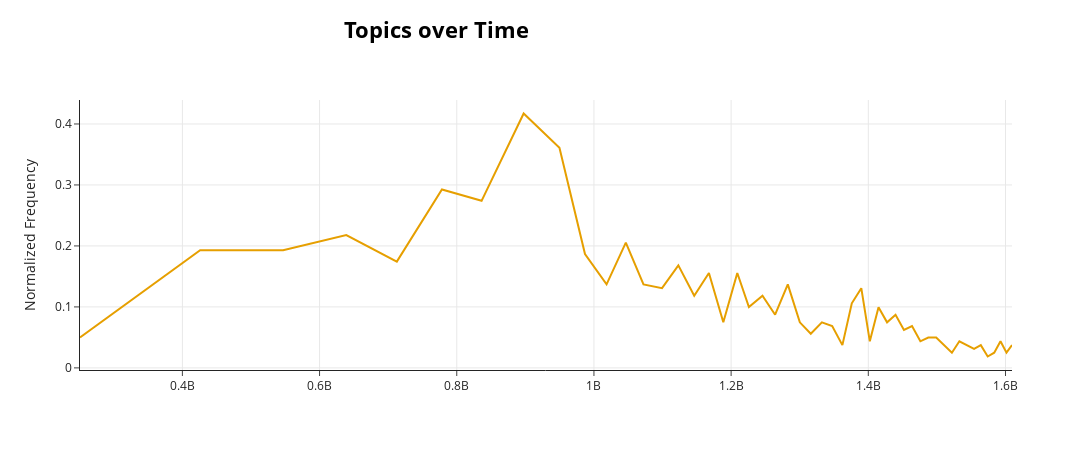

The cell this chart's notebook holds for it:
### Markdown cell above
### Default function

### Code cell
topic_model.visualize_topics_over_time(topics_over_time,
                                       topics=[0],
                                       normalize_frequency=True)

### Figure 1 — Plotly figure (JSON) as saved in the notebook; plotly's stock layout.template omitted (floating-point values rounded to 4 significant figures)
{"data": [{"hoverinfo": "text", "hovertext": ["<b>Topic 0</b><br>Words: allergen, timothy, pollen, timothy pollen, antigen", "<b>Topic 0</b><br>Words: pollen, allergen, allergens, ige, rast", "<b>Topic 0</b><br>Words: pollen, allergen, allergens, ige, patients", "<b>Topic 0</b><br>Words: pollen, allergens, allergen, ige, lol", "<b>Topic 0</b><br>Words: allergens, pollen, allergen, ige, rast", "<b>Topic 0</b><br>Words: allergen, pollen, allergens, ige, patients", "<b>Topic 0</b><br>Words: allergen, allergens, pollen, ige, patients", "<b>Topic 0</b><br>Words: allergen, pollen, allergens, ige, patients", "<b>Topic 0</b><br>Words: allergen, pollen, ige, allergens, bet", "<b>Topic 0</b><br>Words: allergens, allergen, pollen, ige, patients", "<b>Topic 0</b><br>Words: allergens, allergen, pollen, ige, patients", "<b>Topic 0</b><br>Words: allergens, pollen, patients, allergen, ige", "<b>Topic 0</b><br>Words: allergen, ige, pollen, allergens, patients", "<b>Topic 0</b><br>Words: ige, allergen, pollen, patients, allergens", "<b>Topic 0</b><br>Words: allergen, allergens, ige, pollen, patients", "<b>Topic 0</b><br>Words: allergen, ige, allergens, pollen, patients", "<b>Topic 0</b><br>Words: allergen, allergens, pollen, ige, patients", "<b>Topic 0</b><br>Words: allergens, allergen, ige, patients, pollen", "<b>Topic 0</b><br>Words: allergen, pollen, allergens, ige, bet", "<b>Topic 0</b><br>Words: allergens, pollen, allergen, ige, patients", "<b>Topic 0</b><br>Words: allergen, allergens, pollen, ige, patients", "<b>Topic 0</b><br>Words: allergens, pollen, allergen, ige, patients", "<b>Topic 0</b><br>Words: allergen, ige, pollen, allergens, patients", "<b>Topic 0</b><br>Words: allergen, ige, pollen, allergens, patients", "<b>Topic 0</b><br>Words: pollen, allergens, allergen, patients, ige", "<b>Topic 0</b><br>Words: ige, allergens, pollen, allergen, patients", "<b>Topic 0</b><br>Words: allergen, pollen, ige, allergens, patients", "<b>Topic 0</b><br>Words: allergen, allergens, allergy, pollen, pru", "<b>Topic 0</b><br>Words: allergens, allergen, pollen, ige, allergic", "<b>Topic 0</b><br>Words: allergens, pollen, allergen, ige, bet", "<b>Topic 0</b><br>Words: allergen, allergic, patients, allergens, pollen", "<b>Topic 0</b><br>Words: pollen, allergens, allergen, ige, patients", "<b>Topic 0</b><br>Words: allergens, allergen, ige, pollen, patients", "<b>Topic 0</b><br>Words: allergens, pollen, allergen, patients, ige", "<b>Topic 0</b><br>Words: allergen, pollen, allergens, patients, ige", "<b>Topic 0</b><br>Words: allergen, pollen, allergens, allergenic, ige", "<b>Topic 0</b><br>Words: pollen, ige, allergen, allergens, allergenic", "<b>Topic 0</b><br>Words: allergens, allergen, ige, pollen, patients", "<b>Topic 0</b><br>Words: allergens, pollen, allergen, patients, allergenic", "<b>Topic 0</b><br>Words: pollen, allergen, bet, patients, allergy", "<b>Topic 0</b><br>Words: fra, allergen, fag, allergenic, ige", "<b>Topic 0</b><br>Words: allergen, pollen, allergens, ige, patients", "<b>Topic 0</b><br>Words: ige, allergens, allergen, crossreactivity, jug", "<b>Topic 0</b><br>Words: pollen, allergen, allergens, birch, ige", "<b>Topic 0</b><br>Words: allergen, pollen, allergens, bet, patients", "<b>Topic 0</b><br>Words: pru, cypmaclein, ige, allergen, pollen", "<b>Topic 0</b><br>Words: allergens, pollen, allergen, rsola, sola", "<b>Topic 0</b><br>Words: allergen, pollen, ige, allergens, patients", "<b>Topic 0</b><br>Words: allergens, allergen, patients, allergic, ige", "<b>Topic 0</b><br>Words: allergen, pollen, allergens, hel, allergenic"], "marker": {"color": "#E69F00"}, "mode": "lines", "name": "0_allergen_allergens_pollen_ige", "type": "scatter", "x": [250750799, 425879999, 546839999, 638945999, 712641599, 778391999, 836193599, 897537599, 949726799, 986961599, 1018411199, 1046494799, 1072241999, 1099285199, 1123041599, 1146196799, 1167627599, 1188619199, 1209009599, 1225947599, 1245729599, 1264136399, 1282622399, 1300161599, 1316145599, 1332302399, 1347335999, 1362200399, 1375934399, 1389761999, 1402199999, 1414900799, 1427342399, 1439697599, 1451969999, 1463716799, 1475899199, 1487393999, 1498967999, 1510376399, 1521863999, 1532750399, 1543985999, 1554177599, 1564027199, 1574053199, 1583557199, 1592711999, 1601438399, 1609477200], "y": [0.04981, 0.193, 0.193, 0.2179, 0.1743, 0.2926, 0.274, 0.4172, 0.3611, 0.1868, 0.137, 0.2055, 0.137, 0.1308, 0.1681, 0.1183, 0.1557, 0.07472, 0.1557, 0.09962, 0.1183, 0.08717, 0.137, 0.07472, 0.05604, 0.07472, 0.06849, 0.03736, 0.1058, 0.1308, 0.04358, 0.09962, 0.07472, 0.08717, 0.06226, 0.06849, 0.04358, 0.04981, 0.04981, 0.03736, 0.02491, 0.04358, 0.03736, 0.03113, 0.03736, 0.01868, 0.02491, 0.04358, 0.02491, 0.03736]}], "layout": {"height": 450, "hoverlabel": {"bgcolor": "white", "font": {"family": "Rockwell", "size": 16}}, "legend": {"title": {"text": "<b>Global Topic Representation"}}, "title": {"font": {"color": "Black", "size": 22}, "text": "<b>Topics over Time", "x": 0.4, "xanchor": "center", "y": 0.95, "yanchor": "top"}, "width": 1250, "xaxis": {"showgrid": true}, "yaxis": {"showgrid": true, "title": {"text": "Normalized Frequency"}}}}
